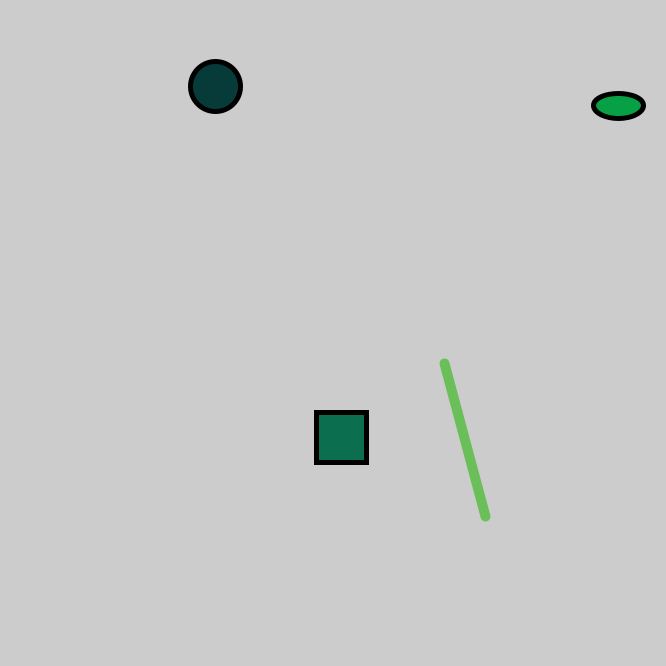
Frame 1 (no input)
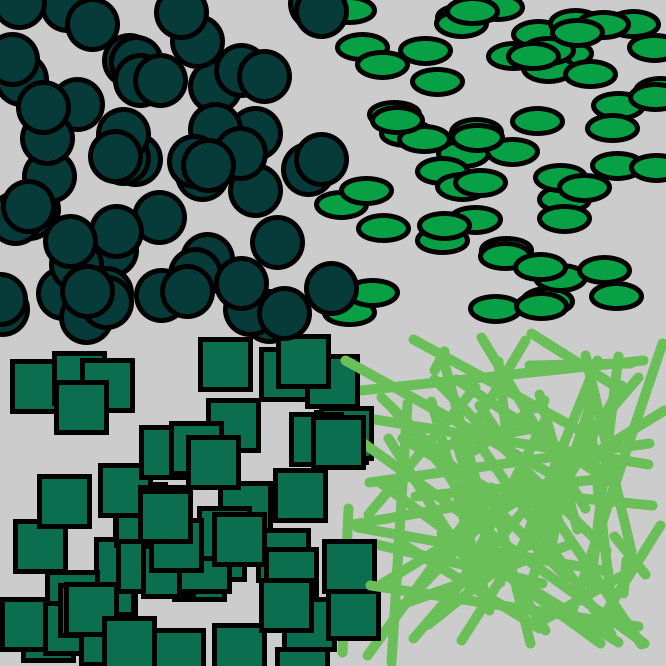
Frame 60 (the mouse pressed at the canvas centre just before this capture)
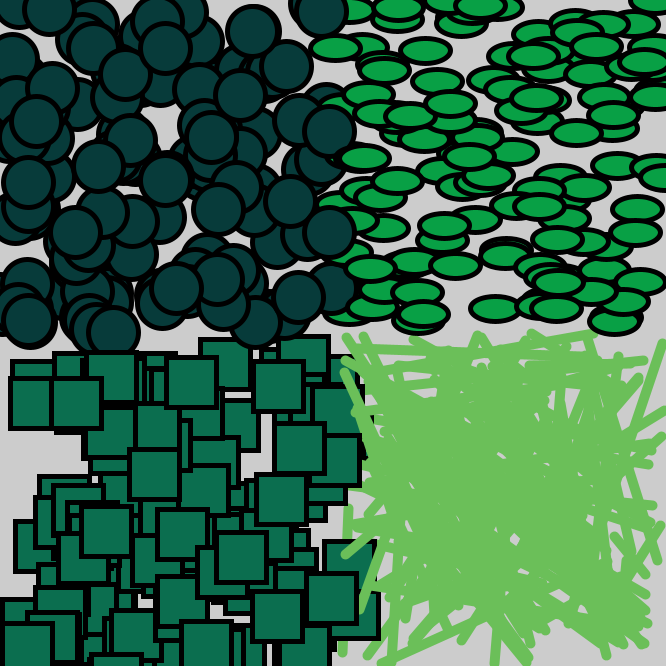
Frame 120 (the mouse held since frame 60 and released just before this capture)

The Processing sketch that drew these frames (run headless with seeded random() and noise(); from frame 60 on, the mouse is pressed at the canvas centre):

// Processing sketch: personalPiece_241006a
// ── personalPiece_241006a.pde
/*
My favourite colour is green and I wanted to make a forever active build up type
piece where the colour green in a bunch of different shapes just keep on going forever
and ever. Green is the best colour ever and all shades of green are pretty and make 
me smile and jump for joy.
*/

void setup() {
  size(666,666);
  frameRate(30); // makes piece a lot easier to understand
}


void draw() {
  strokeWeight(5); // makes the shapes well defined and 
  
  stroke(#000000); // makes the build up effect more obivous after a long time
  
  fill(#073B3A); // dark cyan
  circle(random(333), random(333), 50);
  
  fill(#0B6E4F); // forest green
  square(random(333), random(333, 666), 50);
  
  fill(#08A045); // greenscreen green
  ellipse(random(333, 666), random(333), 50, 25);
  
  strokeWeight(10); // thickens the lines makes cover up more apparent
  
  stroke(#6BBF59); // Nickelodeon slime green
  line(random(333, 666), random(333, 666), random(333, 666), random(333, 666));
  
  println(frameCount); // tracking when to take a picture
  
  //if(frameCount == 900) {
  //  save("randomShapes_2024_10_6.png");
  //}
}
